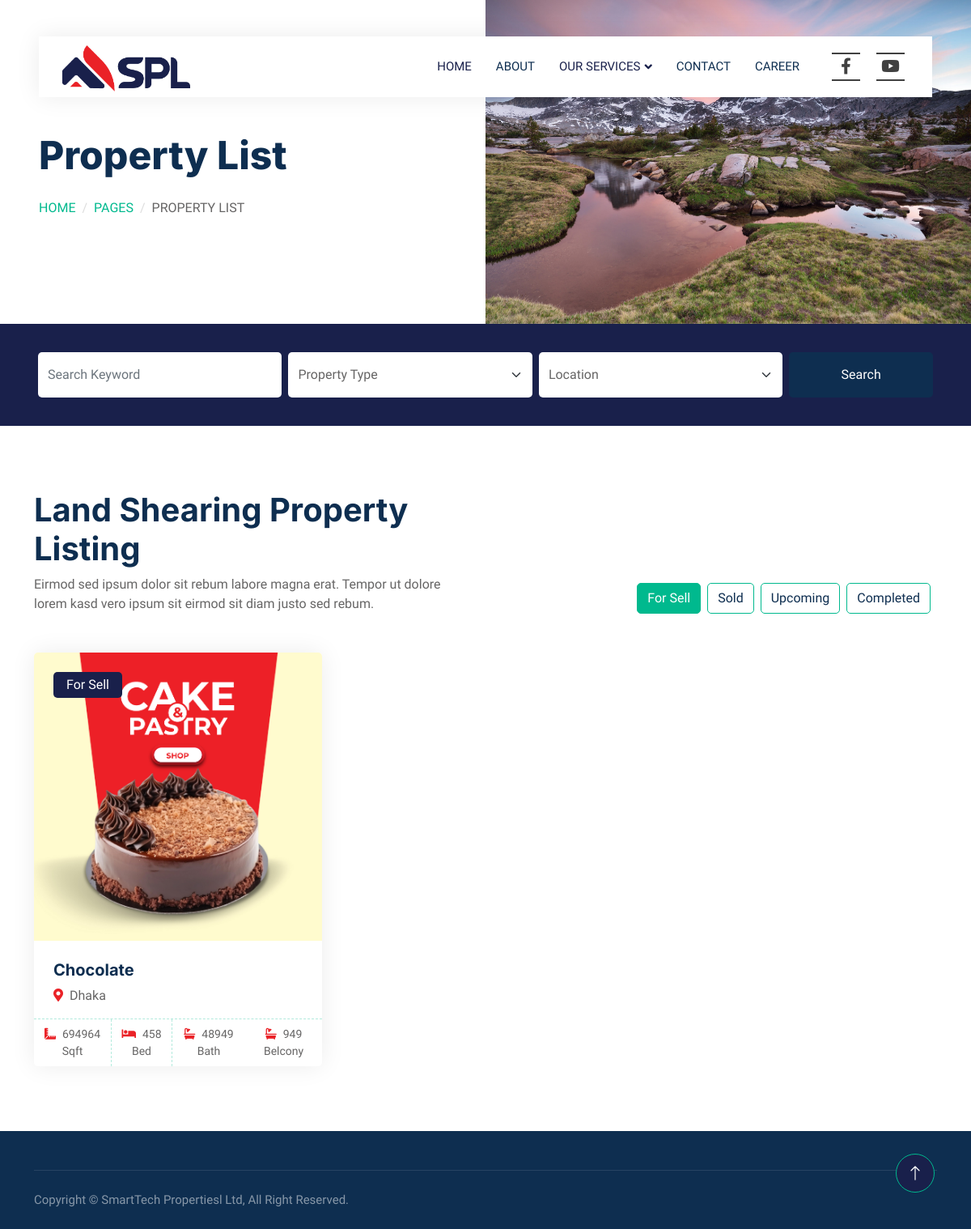
Page /land_p/ on the committed database.
### properties/models.py (models this page shows, shortened)
class PropertyHeaderImage(models.Model):
    image = models.ImageField(upload_to='header_images/', null=True, blank=True)

class Property(models.Model):
    PROPERTY_TYPES = [
        ('sell', 'For Sell'),
        ('sold', 'Sold'),
        ('upcoming', 'Upcoming'),
        ('completed', 'Completed'),
    ]
    title = models.CharField(max_length=100)
    category = models.CharField(choices=CATEGORY_CHOICES, default='J', max_length=2)
    property_type = models.CharField(max_length=10, choices=PROPERTY_TYPES, default='sell')
    location = models.CharField(max_length=255)
    image = models.ImageField(upload_to='property_images/',default="No Image Set")
    size_sqft = models.IntegerField()
    bedrooms = models.IntegerField()
    bathrooms = models.IntegerField()
    belcony = models.IntegerField(default=0)

### properties/views.py (the view)
# urls.py: path('land_p/',views.land_p,name="land_p"),
def land_p(request):
    header_image = PropertyHeaderImage.objects.first()  # Assuming you have only one header image
    l_properties=Property.objects.filter(category='L').order_by('id')
    for_sell_properties = l_properties.filter(property_type='sell')[:6]
    additional_sell_properties = l_properties.filter(property_type='sell')[6:]
    sold_properties = l_properties.filter(property_type='sold')[:6]
    additional_sold_properties = l_properties.filter(property_type='sold')[6:]
    upcoming_properties = l_properties.filter(property_type='upcoming')[:6]
    additional_upcoming_properties = l_properties.filter(property_type='upcoming')[6:]
    completed_properties = l_properties.filter(property_type='completed')[:6]
    additional_completed_properties = l_properties.filter(property_type='completed')[6:]
    context = {
        'l_properties': l_properties,
        'header_image': header_image,
        'for_sell_properties': for_sell_properties,
        'additional_sell_properties': additional_sell_properties,
        'sold_properties': sold_properties,
        'additional_sold_properties': additional_sold_properties,
        'upcoming_properties': upcoming_properties,
        'additional_upcoming_properties': additional_upcoming_properties,
        'completed_properties': completed_properties,
        'additional_completed_properties': additional_completed_properties,
        }
    return render(request, 'properties/Land_shearing.html',context)

### properties/templates/properties/Land_shearing.html (shortened to what this page needs)
{% extends "properties/base.html" %}
{% block body %}
{% load static %}
<div class="container-fluid header bg-white p-0">
    <div class="row g-0 align-items-center flex-column-reverse flex-md-row">
        <div class="col-md-6 p-5 mt-lg-5">
            <h1 class="display-5 animated fadeIn mb-4">Property List</h1>
            <nav aria-label="breadcrumb animated fadeIn">
                <ol class="breadcrumb text-uppercase">
                    <li class="breadcrumb-item"><a href="#">Home</a></li>
                    <li class="breadcrumb-item"><a href="#">Pages</a></li>
                    <li class="breadcrumb-item text-body active" aria-current="page">Property List</li>
                </ol>
            </nav>
        </div>
        <div class="col-md-6 animated fadeIn">
            {% if header_image %}
                <img class="img-fluid" src="{{ header_image.image.url }}" alt="">
            {% else %}
                <img class="img-fluid" src="{% static 'img/default_header.jpg' %}" alt="Default Header Image">
            {% endif %}
        </div>
    </div>
</div>
<div class="container-fluid bg-primary mb-5 wow fadeIn" data-wow-delay="0.1s" style="padding: 35px;">
    <div class="container">
        <div class="row g-2">
            <div class="col-md-10">
                <div class="row g-2">
                    <div class="col-md-4">
                        <input type="text" class="form-control border-0 py-3" placeholder="Search Keyword">
                    </div>
                    <div class="col-md-4">
                        <select class="form-select border-0 py-3">
                            <option selected>Property Type</option>
                        </select>
                    </div>
                    <div class="col-md-4">
                        <select class="form-select border-0 py-3">
                            <option selected>Location</option>
                        </select>
                    </div>
                </div>
            </div>
            <div class="col-md-2">
                <button class="btn btn-dark border-0 w-100 py-3">Search</button>
            </div>
        </div>
    </div>
</div>
<div class="container-xxl py-5">
    <div class="container">
        <div class="row g-0 gx-5 align-items-end">
            <div class="col-lg-6">
                <div class="text-start mx-auto mb-5 wow slideInLeft" data-wow-delay="0.1s">
                    <h1 class="mb3">Land Shearing Property Listing</h1>
                    <p>Eirmod sed ipsum dolor sit rebum labore magna erat. Tempor ut dolore lorem kasd vero ipsum sit eirmod sit diam justo sed rebum.</p>
                </div>
            </div>
            <div class="col-lg-6 text-start text-lg-end wow slideInRight" data-wow-delay="0.1s">
                <ul class="nav nav-pills d-inline-flex justify-content-end mb-5">
                    <li class="nav-item me-2">
                        <a class="btn btn-outline-primary active" data-bs-toggle="pill" href="#tab-1">For Sell</a>
                    </li>
                    <li class="nav-item me-2">
                        <a class="btn btn-outline-primary" data-bs-toggle="pill" href="#tab-2">Sold</a>
                    </li>
                    <li class="nav-item me-2">
                        <a class="btn btn-outline-primary" data-bs-toggle="pill" href="#tab-3">Upcoming</a>
                    </li>
                    <li class="nav-item me-2">
                        <a class="btn btn-outline-primary" data-bs-toggle="pill" href="#tab-4">Completed</a>
                    </li>
                </ul>
            </div>
        </div>
        <div class="tab-content">
            <div id="tab-1" class="tab-pane fade show p-0 active">
                <div class="row g-4" id="property-list">
                    {% for property in for_sell_properties %}
                    <div class="col-lg-4 col-md-6 wow fadeInUp" data-wow-delay="0.1s">
                        <div class="property-item rounded overflow-hidden">
                            <div class="position-relative overflow-hidden">
                                <a href="{% url 'property_detail' property.id %}">
                                    <img class="img-fluid" src="{{ property.image.url }}" alt="">
                                </a>
                                <div class="bg-primary rounded text-white position-absolute start-0 top-0 m-4 py-1 px-3">
                                    For Sell
                                </div>
                            </div>
                            <div class="p-4 pb-0">
                                <a class="d-block h5 mb-2" href="{% url 'property_detail' property.id %}">{{ property.title }}</a>
                                <p><i class="fa fa-map-marker-alt text-primary me-2"></i>{{ property.location }}</p>
                            </div>
                            <div class="d-flex border-top">
                                <small class="flex-fill text-center border-end py-2"><i class="fa fa-ruler-combined text-primary me-2"></i>{{ property.size_sqft }} Sqft</small>
                                <small class="flex-fill text-center border-end py-2"><i class="fa fa-bed text-primary me-2"></i>{{ property.bedrooms }} Bed</small>
                                <small class="flex-fill text-center py-2"><i class="fa fa-bath text-primary me-2"></i>{{ property.bathrooms }} Bath</small>
                                <small class="flex-fill text-center py-2"><i class="fa fa-bath text-primary me-2"></i>{{ property.belcony }} Belcony</small>
                            </div>
                        </div>
                    </div>
                    {% endfor %}
                </div>
            </div>
        </div>
    </div>
</div>
{% endblock %}

### properties/static/css/style.css (style rules this page uses)
:root { --primary: #19204B; --secondary: #FF6922; --light: #EFFDF5; --dark: #0E2E50; }
.btn { transition: .5s; }
@media (min-width: 992px) { .header { margin-top: -120px; } }
.breadcrumb-item + .breadcrumb-item::before { color: #DDDDDD; }
.nav-pills .nav-item .btn { color: var(--dark); }
.nav-pills .nav-item .btn:hover, .nav-pills .nav-item .btn.active { color: #FFFFFF; }
.property-item { box-shadow: 0 0 30px rgba(0, 0, 0, .08); }
.property-item img { transition: .5s; }
.property-item .border-top { border-top: 1px dashed rgba(0, 185, 142, .3) !important; }
.property-item .border-end { border-right: 1px dashed rgba(0, 185, 142, .3) !important; }

### properties/templates/properties/base.html (style rules this page uses)
:root { --facebook-color: #3b5998; --youtube-color: #ff0000; --icon-color: #404040; }

### rows in the picture
PropertyHeaderImage: image (picture)
Property: image (picture), title "Chocolate", location "Dhaka", size_sqft "694964", bedrooms "458", bathrooms "48949", belcony "949"
